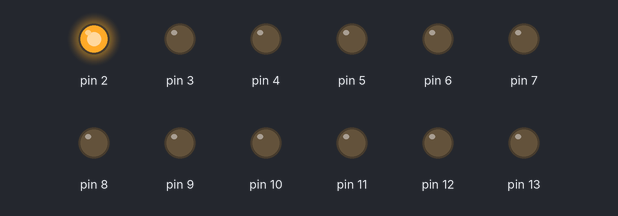
The sketch below on a simulated Arduino Uno, built with avr-gcc and run on an emulated ATmega328P. Shown: output pins drawn as LEDs (lit = HIGH).

Above: at 0.02 s.
At 0.32 s:
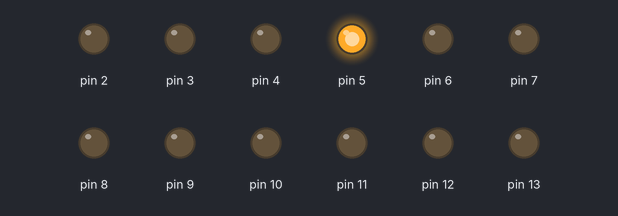
At 0.72 s:
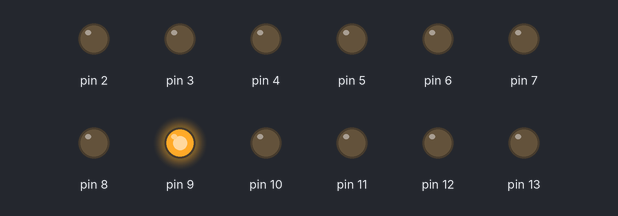
At 1.47 s:
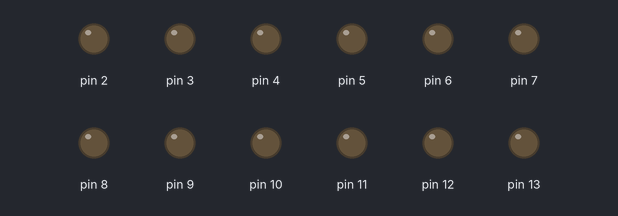
At 2.22 s:
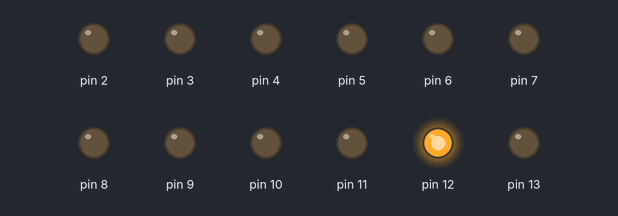
At 2.92 s:
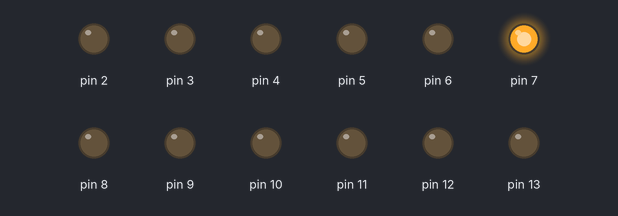
Timing chart, 0 to 3.2 s (numbered marks = the images above):
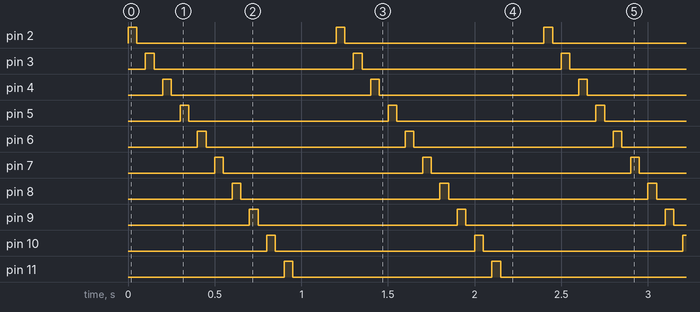

Measured:
- by itself, pin 2–13: alternates HIGH for 0.05 s and LOW for 1.2 s
- by itself, everything shown: repeats every 1.2 s, in 24 steps

The sketch:

main.ino
```cpp
void setup() {
  for (int i = 2; i <= 13; i++)
    pinMode(i, OUTPUT);
}

void loop() {
  for (int i = 2; i <= 13; ++i) {
    digitalWrite(i, HIGH);
    delay(50);
    digitalWrite(i, LOW);
    delay(50);
  }
}
```
